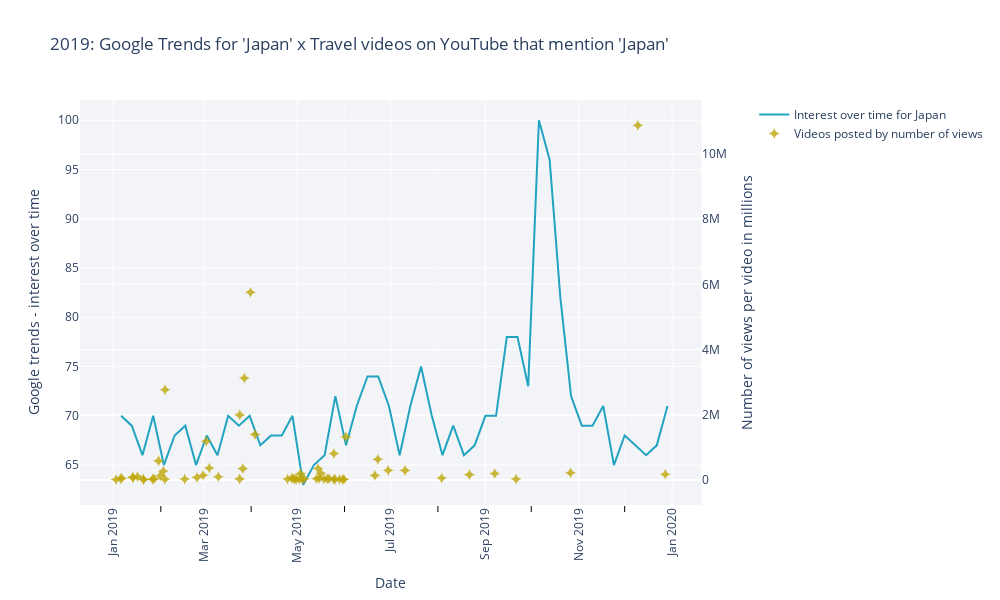

Notebook code cell kept with this figure:
### Code cell
japan_2019_trend = plotting_trends_videos(pytrends_top_places_2019, videos_info, 'Japan', 2019)
japan_2019_trend.write_image(r".\images\graphs\japan_2019_trend.png")
japan_2019_trend.show()
